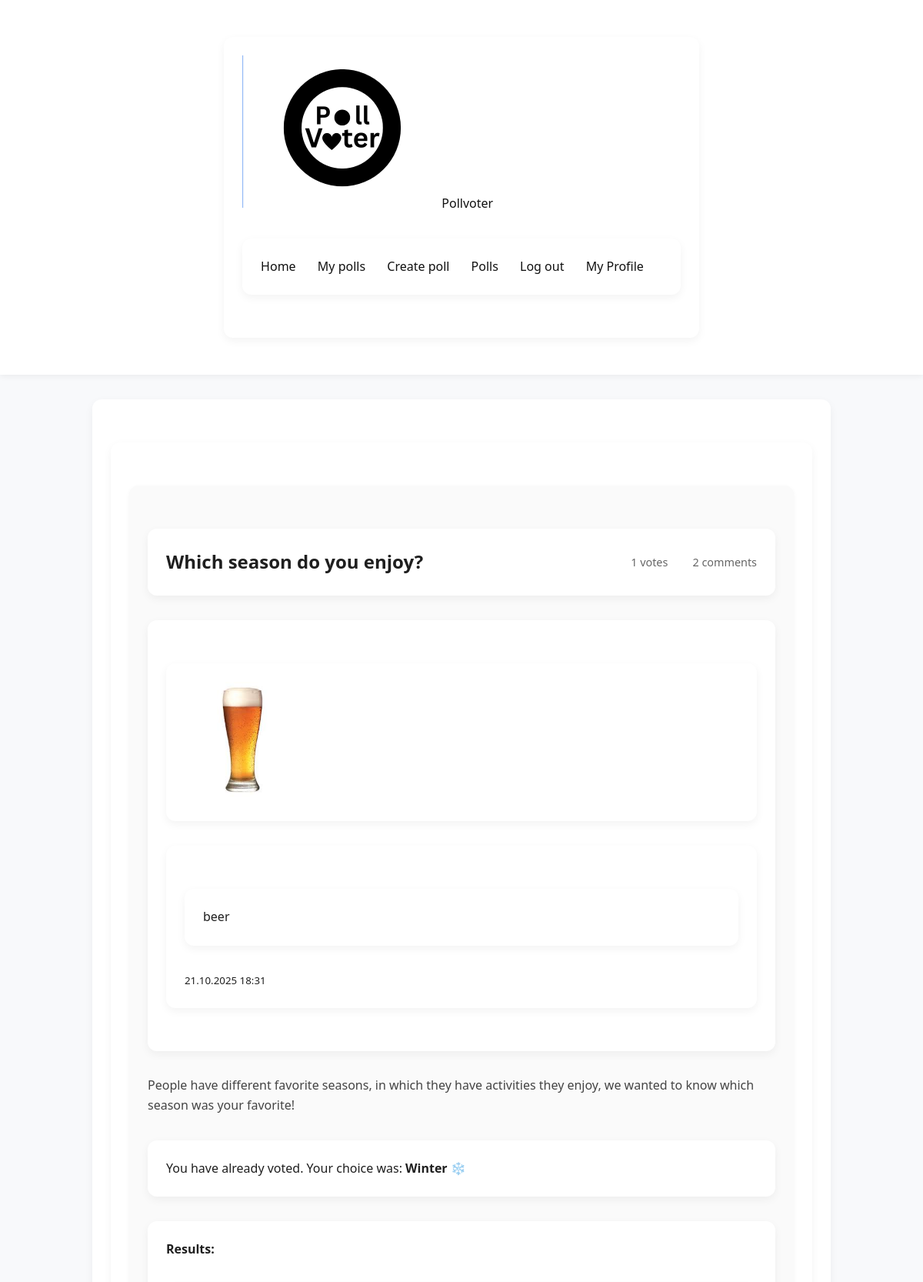
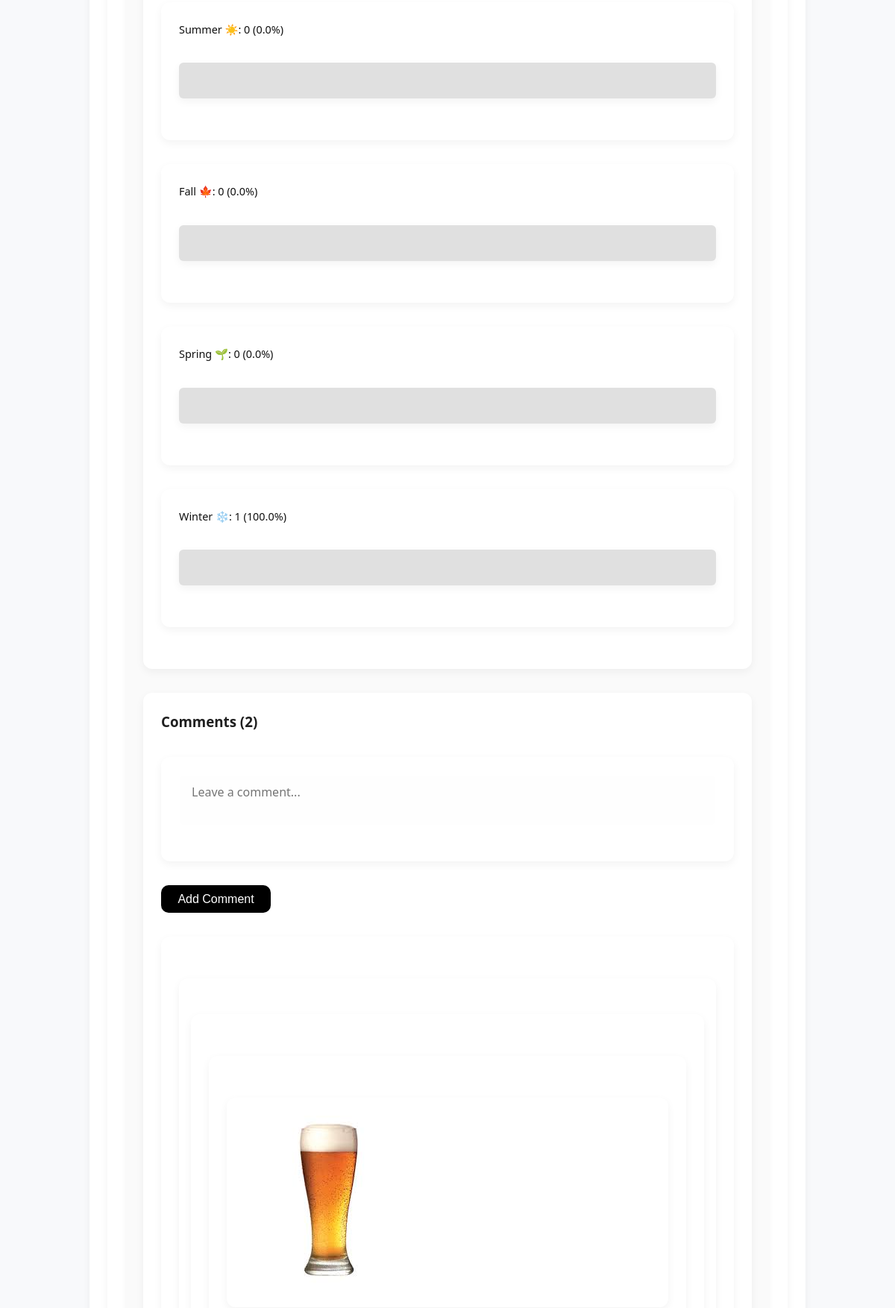
The page /poll/4 (signed in, upper part) on the database its author committed (2 pictures, top to bottom).
### app/models.py (models this page shows, shortened)
class Poll(db.Model):
    __tablename__ = "poll"
    id = Column(Integer, primary_key=True)
    title = Column(Text, nullable=False)
    description = Column(Text)
    created_at = Column(DateTime, default=datetime.now)
    user_id = Column(Integer, ForeignKey("user.id"), nullable=False)
    author = relationship("User", back_populates="polls")
    comments = relationship("Comment", back_populates="poll", cascade="all, delete-orphan")
    options = relationship("PollOption", back_populates="poll", cascade="all, delete-orphan")
    votes = relationship("Vote", back_populates="poll", cascade="all, delete-orphan")
    def getvotecount(self):
        return len(self.votes)

class User(UserMixin, db.Model):
    __tablename__ = "user"
    id = Column(Integer, primary_key=True)
    username = Column(Text, unique=True, nullable = False)
    created_at = Column(DateTime, default=datetime.now)
    full_name = Column(Text)
    bio = Column(Text)
    pfp = Column(Text)
    password_hash = Column(Text)
    polls = relationship("Poll", back_populates="author")
    votes = relationship("Vote", back_populates="user")
    comments = relationship("Comment", back_populates="author")
    def getpfp(self):
        if self.pfp:
            return f"/static/uploads/pfp/{self.pfp}"
        else:
            return f"/static/uploads/pfp/default.jpg"
    blocked = relationship(
        "User", secondary=blocklist,
        primaryjoin=(blocklist.c.blocker_id == id),
        secondaryjoin=(blocklist.c.blocked_id == id),
        backref=db.backref("blocked_by", lazy="dynamic"),
        lazy="dynamic"
    )

class PollOption(db.Model):
    __tablename__ = "poll_option"
    id = Column(Integer, primary_key=True)
    text = Column(Text, nullable=False)
    poll_id = Column(Integer, ForeignKey("poll.id"), nullable=False)
    poll = relationship("Poll", back_populates="options")
    votes = relationship("Vote", back_populates="option", cascade="all, delete-orphan")

class Comment(db.Model):
    __tablename__ = "comment"
    id = Column(Integer, primary_key=True)
    content = Column(Text, nullable=False)
    created_at = Column(DateTime, default=datetime.now)
    reactions = relationship("CommentReaction", back_populates="comment", cascade="all, delete-orphan")
    user_id = Column(Integer, ForeignKey("user.id"), nullable=False)
    poll_id = Column(Integer, ForeignKey("poll.id"), nullable=False)
    author = relationship("User", back_populates="comments")
    poll = relationship("Poll", back_populates="comments")
    def get_likes_count(self):
        return CommentReaction.query.filter_by(comment_id = self.id, reaction_type = "like").count()
    def get_dislikes_count(self):
        return CommentReaction.query.filter_by(comment_id = self.id, reaction_type = "dislike").count()

### app/routes.py (the view)
@polls.route("/poll/<int:poll_id>")
@login_required
def poll_detail(poll_id):
    poll = Poll.query.get_or_404(poll_id)
    user_vote = Vote.query.filter_by(user_id = current_user.id, poll_id = poll_id).first()
    return render_template("poll_detail.html", poll = poll, user_vote = user_vote)

### app/__init__.py (called while the page is built)
def create_app():
    app = Flask(__name__)
    app.config['SECRET_KEY'] = 'your_secret_key'
    app.config['SQLALCHEMY_DATABASE_URI'] = 'sqlite:///pollvoter.db'
    app.config['SQLALCHEMY_TRACK_MODIFICATIONS'] = False
    app.config["UPLOAD_FOLDER"] = "static/uploads"
    app.config["PFP_FOLDER"] =  "app/static/uploads/pfp"
    db.init_app(app)
    login_manager.init_app(app)
    migrate.init_app(app, db)
    app.register_blueprint(auth)
    app.register_blueprint(main)
    app.register_blueprint(polls)
    @login_manager.user_loader
    def load_user(userid):
        return User.query.get(int(userid))
    return app

### app/templates/poll_detail.html (shortened to what this page needs)
{% extends "base.html" %}
{% block content %}
<div class="poll-detail">
    <div class="poll-card">
        <div class="poll-header">
            <h2>{{ poll.title }}</h2>
            <span class="poll-stats">
                 {{ poll.getvotecount() }} votes
                 {{ poll.comments|length }} comments
            </span>
        </div>
        <div class="poll-author">
            <div class="user-avatar"><img src="{{ current_user.getpfp() }}" alt="Profile Picture" width="150" height="150"></div>
            <div>
                <div class="author-name">{{ poll.author.full_name if poll.author.full_name else poll.author.username  }}</div>
                <small class="poll-date">{{ poll.created_at.strftime('%d.%m.%Y  %H:%M') }}</small>
            </div>
        </div>
        {% if poll.description %}
        <p class="poll-description">{{ poll.description }}</p>
        {% endif %}
        {% if user_vote %}
            <div class="voted-message">
                <p>You have already voted. Your choice was: <strong>{{ user_vote.option.text }}</strong></p>
            </div>
        {% endif %}
        <div class="vote-results">
            <h4>Results:</h4>
            {% set total_votes = poll.getvotecount() %}
            {% for option in poll.options %}
                {% set vote_count = option.votes|length %}
                {% set percentage = (vote_count / total_votes * 100) if total_votes > 0 else 0 %}
                <div class="vote-option">
                    <span>{{ option.text }}: {{ vote_count }} ({{ "%.1f"|format(percentage) }}%)</span>
                    <div class="progress-bar">
                    </div>
                </div>
            {% endfor %}
        </div>
    <div class="comments-section">
        <h3>Comments ({{ poll.comments|length }})</h3>
        <form method="POST" action="{{ url_for('polls.add_comment', poll_id=poll.id) }}" class="comment-form">
            <div class="form-group">
                <textarea name="content" placeholder="Leave a comment..." required></textarea>
            </div>
            <button type="submit" class="btn btn-primary">Add Comment</button>
        </form>
<div class="comments-list">
    {% for comment in poll.comments|sort(attribute='created_at', reverse=true) %}
    {% if comment.author == current_user or (not current_user.is_blocking(comment.author) and not comment.author.is_blocking(current_user)) %}
    <div class="comment">
        <div class="comment-header">
            <div class="comment-author">
                <div class="user-avatar small"><img src="{{ comment.author.getpfp() }}" alt="PFP"></div>
            </div>
        </div>
    </div> {% endif %} {% else %}
    <p class="no-comments">Still no comments. Be the first!</p>
    {% endfor %}
</div>
    </div>
</div>
{% endblock %}

### app/static/styles.css (style rules this page uses)
* { box-sizing: border-box; margin: 0; padding: 0; }
body { font-family: 'Segoe UI', Tahoma, Geneva, Verdana, sans-serif; background-color: #f8f9fb; color: #1f1f1f; line-height: 1.6; }
div:not(nav):not(footer) { max-width: 960px; margin: 2rem auto; padding: 1.5rem; background-color: #ffffff; box-shadow: 0 4px 12px rgba(0, 0, 0, 0.05); border-radius: 12px; }
.btn { display: inline-block; padding: 0.6rem 1.4rem; background-color: #000; color: #fff; border: none; border-radius: 10px; font-size: 1rem; font-weight: 500; text-align: center; text-decoration: none; cursor: pointer; position: relative; overflow: hidden; transition: all 0.25s ease; }
.btn::before { content: ""; position: absolute; top: 0; left: -75%; width: 50%; height: 100%; background: linear-gradient(120deg, rgba(255,255,255,0) 0%, rgba(255,255,255,0.15) 50%, rgba(255,255,255,0) 100%); transform: skewX(-25deg); }
.poll-card { background-color: #fafafa; border-radius: 12px; box-shadow: 0 2px 6px rgba(0, 0, 0, 0.04); padding: 1.5rem; margin-bottom: 1.5rem; transition: transform 0.2s ease-in-out; }
.poll-header { display: flex; justify-content: space-between; align-items: center; margin-bottom: 0.75rem; }
.poll-stats { font-size: 0.9rem; color: #666; display: flex; gap: 1rem; align-items: center; }
.poll-description { margin-bottom: 1rem; color: #444; }
.vote-option span { font-size: 0.9rem; font-weight: 500; color: #111; margin-bottom: 0.25rem; }
.progress-bar { height: 8px; background-color: #e0e0e0; border-radius: 6px; overflow: hidden; }
form { margin-top: 1.5rem; }
input[type="text"], input[type="email"], input[type="password"], textarea, select { font-family: 'Segoe UI', Tahoma, Geneva, Verdana, sans-serif; font-size: 1rem; width: 100%; resize: none; padding: 0.7rem 1rem; margin-bottom: 1rem; border: 1px solid #ffffff; border-radius: 8px; background-color: #fefefe; transition: border-color 0.2s ease-in-out, box-shadow 0.2s ease-in-out; }
.comment { padding: 1rem; border-bottom: 1px solid #000000; color: #000000; }

### rows shown on the page
Poll: title "Which season do you enjoy?", created_at "21.10.2025 18:31", description "People have different favorite seasons, in which they have activities they enjoy, we wanted to know which season was your favorite!"
User: getpfp (picture), author "beer"
PollOption: option.text "Winter ❄️", text "Winter ❄️", vote_count "1", percentage "100.0"
PollOption: text "Summer ☀️", vote_count "0", percentage "0.0"
PollOption: text "Fall 🍁", vote_count "0", percentage "0.0"
PollOption: text "Spring 🌱", vote_count "0", percentage "0.0"
Comment: author.getpfp (picture)

### other values the page prints
{{ poll.getvotecount() }} "1"
{{ poll.comments|length }} "2"
